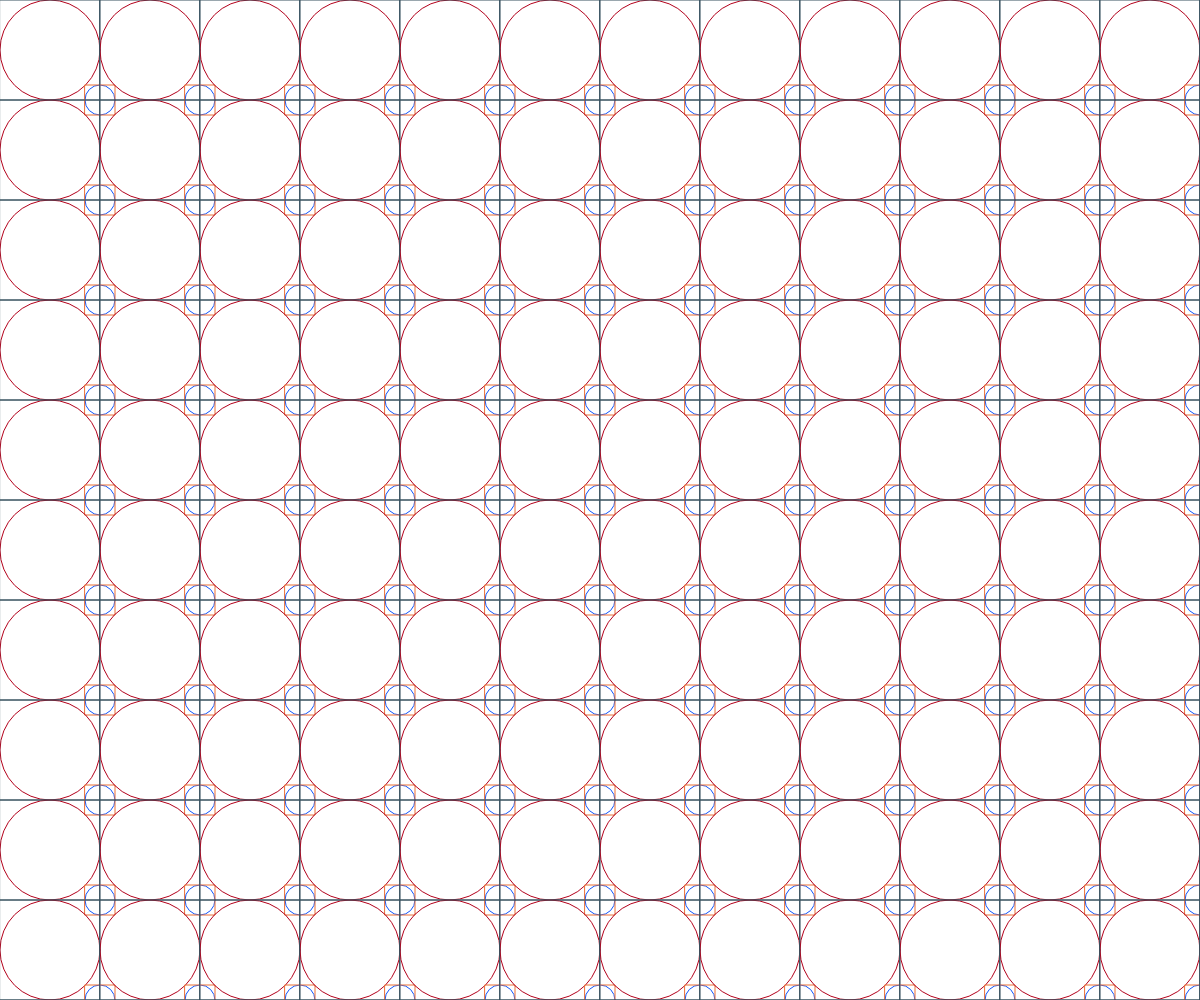
Frame 1 (no input)
Frame 60 (no input): identical to frame 1, image omitted
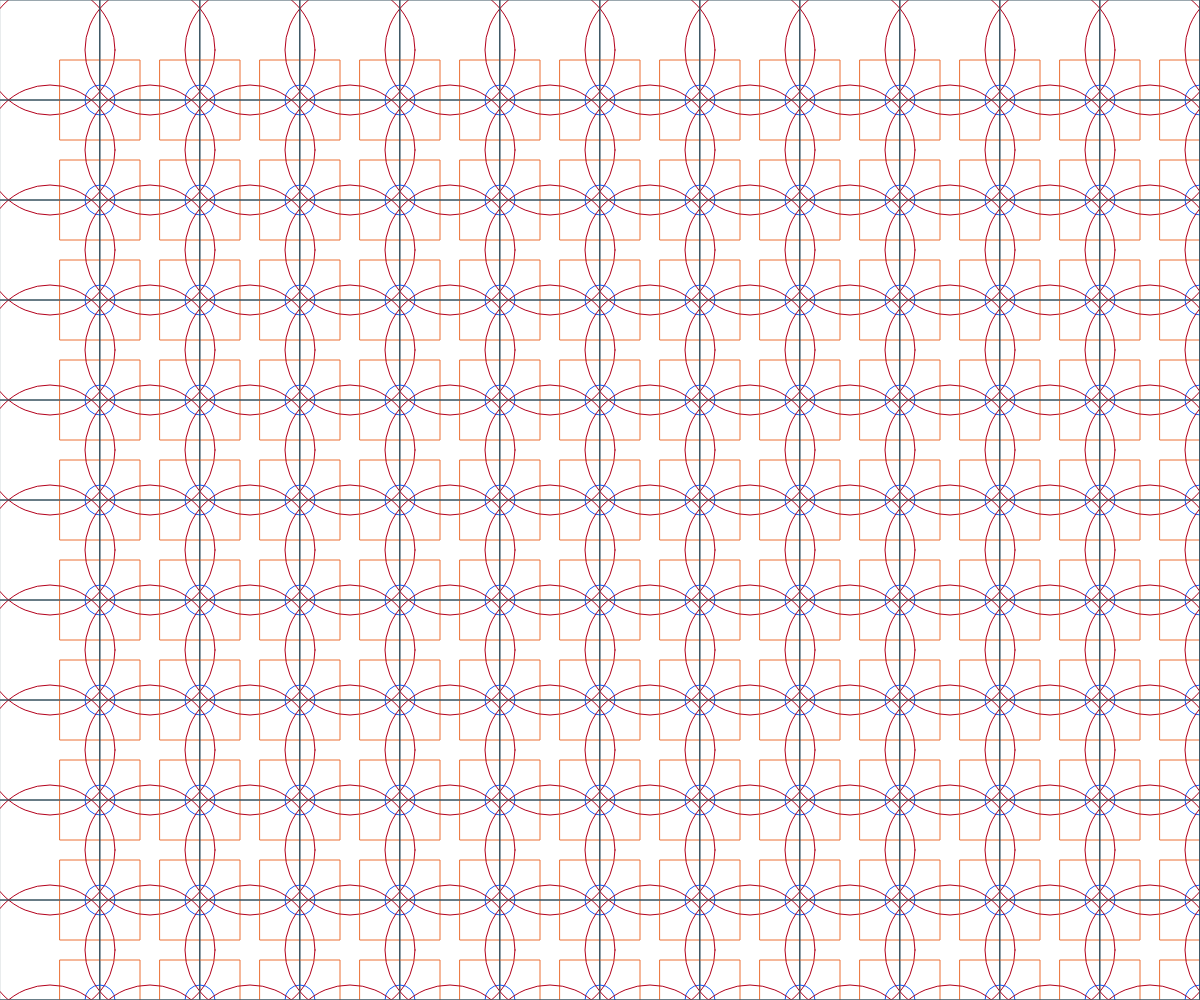
Frame 120 (the mouse pressed at the canvas centre since frame 60)

The p5.js sketch that drew these frames (run headless with seeded random() and noise() and a simulated clock; from frame 60 on, the mouse is pressed at the canvas centre):

// p5.js sketch
// ── sketch.js
function setup() {
  createCanvas(windowWidth, windowHeight);
}

function draw() {
  background(255);
  stroke(255) //框線顏色
  noFill() //不要填滿顏色
  rectMode(CENTER)
  

for(var j=0;j<(height/50);j++){
  for(var i=0;i<(width/50);i=i+1)//i++ ==> i=i+1
  {

    stroke("#b3001b")
    ellipse(50+(i*100),50+(j*100),100+mouseX/20)
		//ellipse(50,50,100)
    stroke("#37515f")
    rect(50+(i*100),50+(j*100),100)
    //rect(50,50,100)
		stroke("#1055FA")
		ellipse(100+(i*100),100+(j*100),30)
		//ellipse(100,100,30)
	  stroke("#EB7034") //框線顏色
    rect(100+(i*100),100+(j*100),30+mouseY/10)
		//rect(100,100,30)
	
  }
}
}
